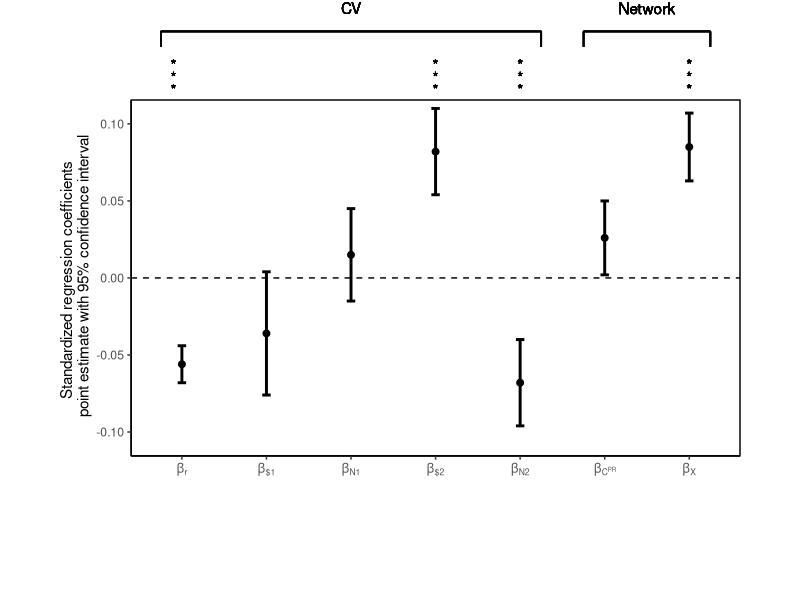

The R script that drew this image:
library(ggplot2, warn.conflicts=F)
library(dplyr, warn.conflicts=F)
library(forcats, warn.conflicts=F)

df <- data.frame(Parameters   = c('Br',   'B$1',  'BN1', 'B$2', 'BN2',  'BCPR', 'BX'),
                 Standardized = c(-0.056, -0.036, 0.015, 0.082, -0.068, 0.026,  0.085),
                 Error        = c(0.006,  0.020,  0.015, 0.014, 0.014,  0.012,  0.011))

fig4 <- ggplot(df, aes(x=Parameters, y=Standardized)) + 
  geom_point(size = 2) +
  geom_errorbar(aes(ymin = (Error * 2) + Standardized, ymax = Standardized - (Error * 2)), 
                width = 0.1, linetype = "solid", lwd = 1) +
  aes(x = fct_inorder(Parameters)) +
  labs(x = "", y = "Standardized regression coefficients \n point estimate with 95% confidence interval") +
  coord_cartesian(ylim = c(-0.105, 0.105), clip = 'off') +
  theme(plot.margin = unit(c(5,3,5,3), "lines")) +
  geom_hline(yintercept=c(0,8), linetype="dashed") +
  
  geom_text(aes(x=3.0, y=0.175, label="CV")) +
  geom_text(aes(x=6.5, y=0.175, label="Network")) +
  
  geom_segment(aes(x=0.75, y=0.16, xend=5.25, yend=0.16)) +
  geom_segment(aes(x=0.75, y=0.16, xend=0.75, yend=0.15)) +
  geom_segment(aes(x=5.25, y=0.16, xend=5.25, yend=0.15)) +

  geom_segment(aes(x=5.75, y=0.16, xend=7.25, yend=0.16)) + 
  geom_segment(aes(x=5.75, y=0.16, xend=5.75, yend=0.15)) +
  geom_segment(aes(x=7.25, y=0.16, xend=7.25, yend=0.15)) +

  geom_text(aes(x=0.9, y=0.138, label="*")) +
  geom_text(aes(x=0.9, y=0.130, label="*")) +
  geom_text(aes(x=0.9, y=0.122, label="*")) +
  
  geom_text(aes(x=4.0, y=0.138, label="*")) +
  geom_text(aes(x=4.0, y=0.130, label="*")) +
  geom_text(aes(x=4.0, y=0.122, label="*")) +
  
  geom_text(aes(x=5.0, y=0.138, label="*")) +
  geom_text(aes(x=5.0, y=0.130, label="*")) +
  geom_text(aes(x=5.0, y=0.122, label="*")) +
  
  geom_text(aes(x=7.0, y=0.138, label="*")) +
  geom_text(aes(x=7.0, y=0.130, label="*")) +
  geom_text(aes(x=7.0, y=0.122, label="*")) +

  scale_x_discrete("", labels = c(expression(beta["r"]),expression(beta["$1"]), 
                                  expression(beta["N1"]), expression(beta["$2"]), 
                                  expression(beta["N2"]), expression(beta["C"^"PR"]), 
                                  expression(beta["X"]))) +
  
  theme(axis.line = element_line(colour = "black"),
      panel.background = element_blank(),
      panel.border = element_rect(colour = "black", fill=NA, size=.5))

fig4
